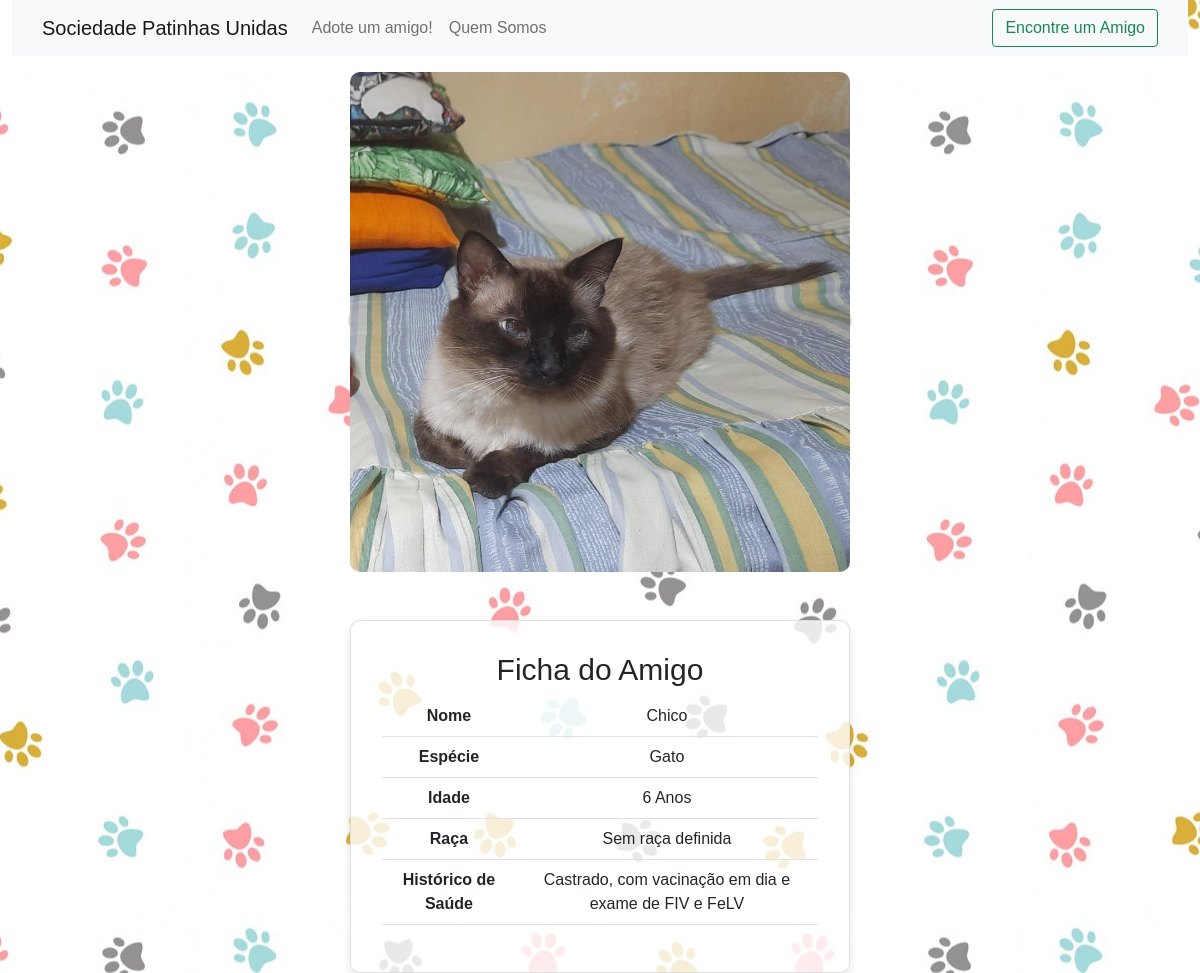
The page /animal/2/ on the database its author committed.
### base/models.py (models this page shows, shortened)
class Animal(models.Model):
    id_ficha = models.IntegerField(null=True, blank=True)
    nome = models.CharField(max_length=100)
    especie = models.CharField(max_length=100)
    idade = models.IntegerField(null=True, blank=True)
    raca = models.CharField(max_length=100)
    historico_saude = models.CharField(max_length=100)
    foto = models.ImageField(upload_to='static', blank=True, null=True)
    class Meta:
        verbose_name= 'Ficha Animal'
        verbose_name_plural = 'Fichas Animais'
        ordering = ['nome']

### base/views.py (the view)
# urls.py: path('animal/<int:animal_id>/', animal_detail, name='animal_detail'),
def animal_detail(request, animal_id):
    animal = get_object_or_404(Animal, id=animal_id)
    return render(request, 'animal_detail.html', {'animal': animal})

### base/templates/animal_detail.html (shortened to what this page needs)
{% extends "base_site.html" %}
{% block content %}
<div class="container text-center mt-3 image-container">
  <div class="row">
      <div class="col">
          <a href="{% url 'animal_detail' animal_id=animal.id %}" class="square-crop">
              <img src="{{ animal.foto.url }}" class="img-fluid" alt="{{ animal.nome }}">
          </a>
      </div>
  </div>
</div>
<div class="container text-center mt-5 ficha-container">
  <div class="card-body">
      <h5 class="card-title">Ficha do Amigo</h5>
      <table class="table">
          <tbody>
              <tr>
                  <th scope="row" class="border-right pr-3">Nome</th>
                  <td>{{ animal.nome }}</td>
              </tr>
              <tr>
                  <th scope="row">Espécie</th>
                  <td>{{ animal.especie }}</td>
              </tr>
              <tr>
                  <th scope="row">Idade</th>
                  <td>{{ animal.idade }} Anos</td>
              </tr>
              <tr>
                  <th scope="row">Raça</th>
                  <td>{{ animal.raca }}</td>
              </tr>
              <tr>
                  <th scope="row">Histórico de Saúde</th>
                  <td>{{ animal.historico_saude }}</td>
              </tr>
          </tbody>
      </table>
  </div>
</div>
{% endblock %}

### base/static/css/styles.css (style rules this page uses)
body { background-image: url('../images/background.jpg'); background-repeat: repeat; background-position: center center; font-family: 'Tahoma', sans-serif; font-size: 16px; }
h1, h2, h3, h4, h5, h6 { font-family: 'Tahoma', sans-serif; font-size: 30px; }
.square-crop { overflow: hidden; border: 2px solid #ddd; border-radius: 10px; }
.square-crop img { max-width: 100%; height: auto; border-radius: 10px; }
.ficha-container { max-width: 500px; margin: 0 auto; background-color: rgba(255, 255, 255, 0.8); border: 1px solid #ddd; border-radius: 10px; padding: 15px; box-shadow: 0 4px 8px rgba(0, 0, 0, 0.1); }

### base/templates/animal_detail.html (style rules this page uses)
.square-crop { overflow: hidden; border: 2px solid #ddd; border-radius: 10px; margin-top: 50px; }
.square-crop img { max-width: 100%; max-height: 500px; height: auto; border-radius: 10px; }
.image-container { display: flex; justify-content: center; }

### rows shown on the page
Animal: foto (picture), nome "Chico", especie "Gato", idade "6", raca "Sem raça definida", historico_saude "Castrado, com vacinação em dia e exame de FIV e FeLV"
